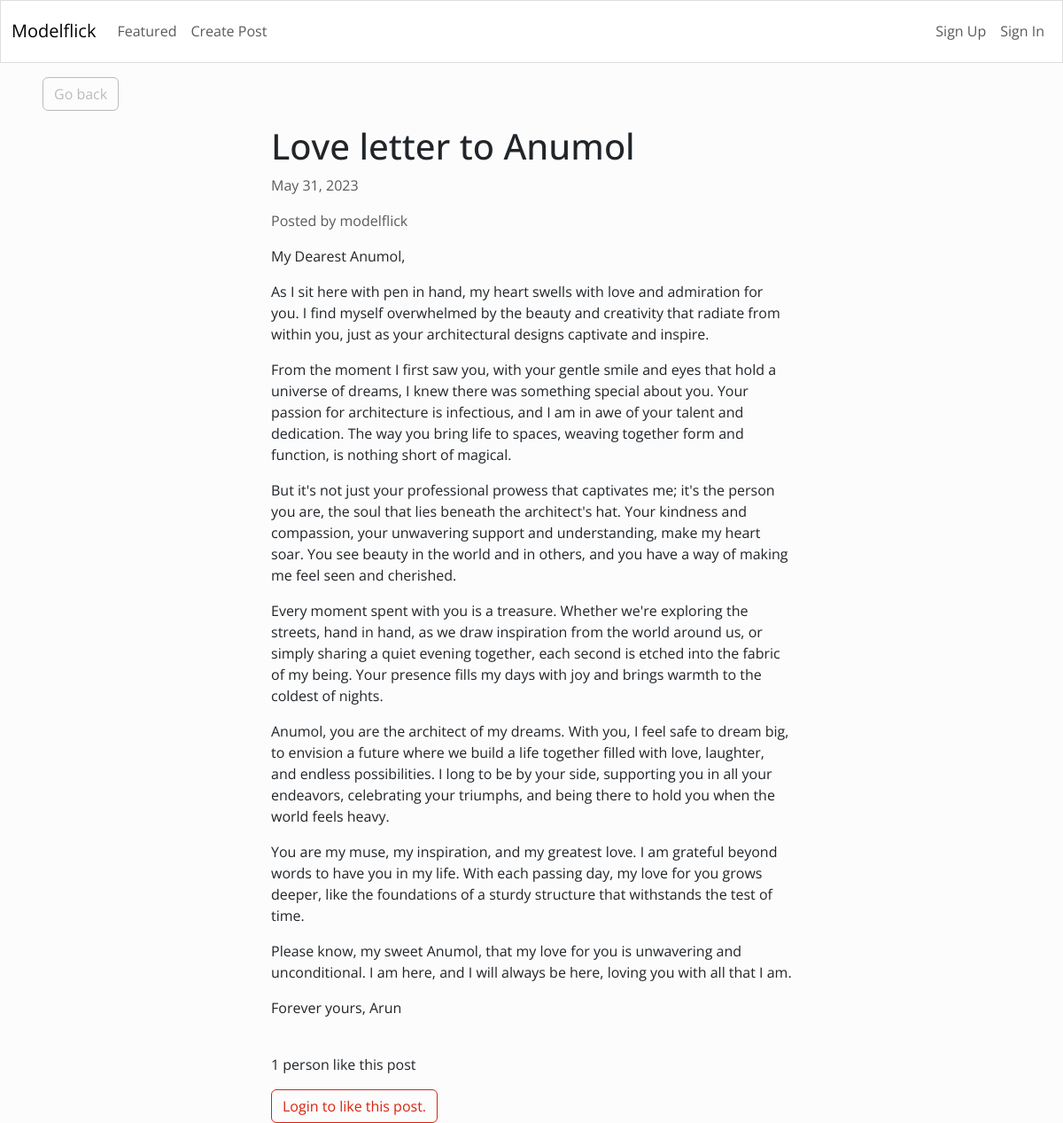
Page /4/ on the committed database.
### blog/models.py (models this page shows, shortened)
class Article(models.Model):
        title = models.CharField(max_length=255)
        content = HTMLField()
        date = models.DateField(auto_now_add= True)
        author = models.ForeignKey(User, on_delete=models.CASCADE)
        feature = models.BooleanField(default=False)
        likes = models.ManyToManyField(User, related_name='likes', blank=True)

### blog/views.py (the view)
# urls.py: path('<int:pk>/', DetailArticleView.as_view(), name= 'detail_article'),
class DetailArticleView(DetailView):
    model = Article
    template_name = 'blog/blog_post.html'
    def get_context_data(self, *args, **kwargs):
        context = super(DetailArticleView, self).get_context_data(*args, **kwargs)
        context['liked_by_user'] = False
        article = Article.objects.get(id=self.kwargs.get('pk'))
        if article.likes.filter(pk=self.request.user.id).exists():
            context['liked_by_user'] = True
        return context

### blog/templates/blog/blog_post.html (shortened to what this page needs)
{% extends 'blog/base.html' %}
{% block content %}
<div class="row">
    <div class="col-md-4 col-11 mx-md-5 mx-2  mt-md-3 my-3">
        <a class="btn btn-outline-secondary" href="{% url 'index' %}">Go back</a>
    </div>
</div>
<div class="row">
    <div class="col-md-6 col-12 mx-md-auto mb-3 pb-2 mx-3">
        <h1>{{ object.title }}</h1>
        <p class="text-muted">{{ object.date }}</p>
        <p class="text-muted">Posted by {{ object.author.username }}</p>
        <div >
            {{ object.content|safe }}
        </div>
    </div>
</div>
<div class="row">
    <div class="col-md-6 col-12 mx-md-auto mx-3">
        {% if object.likes.count == 1 %}
                <p>{{object.likes.count}} person like this post</p>
        {% else %}
                <p>{{object.likes.count}} people like this post</p>
        {% endif %}
        {% if request.user.is_authenticated %}
            {% if liked_by_user %}
                <form method="POST" action="{% url 'like_article' object.id %}">
                    {% csrf_token %}
                    <button class="btn btn-outline-primary"><ion-icon name="thumbs-down"></ion-icon> Unlike this post</button>
                </form>
            {% else %}
                <form method="POST" action="{% url 'like_article' object.id %}">
                    {% csrf_token %}
                    <button class="btn btn-outline-primary"><ion-icon name="thumbs-up"></ion-icon> Like this post</button>
                </form>
            {% endif %}
        {% else %}
            <a button class="btn btn-outline-primary" href="{% url 'login' %}"> Login to like this post.</a>
        {% endif %}
    </div>
</div>
{% endblock content %}

### rows in the picture
Article: title "Love letter to Anumol", date "May 31, 2023", author.username "modelflick", content "My Dearest Anumol, As I sit here with pen in hand, my heart swells with love and admiration for you. I find myself overwhelmed by the beauty and creativity that radiate from within you, just as your architectural designs captivate and inspire. From the moment I first saw you, with your gentle smile and eyes that hold a universe of dreams, I knew there was something special about you. Your passion for architecture is infectious, and I am in awe of your talent and dedication. The way you bring life to spaces, weaving together form and function, is nothing short of magical. But it's not just your professional prowess that captivates me; it's the person you are, the soul that lies beneath the…", likes.count "1"
